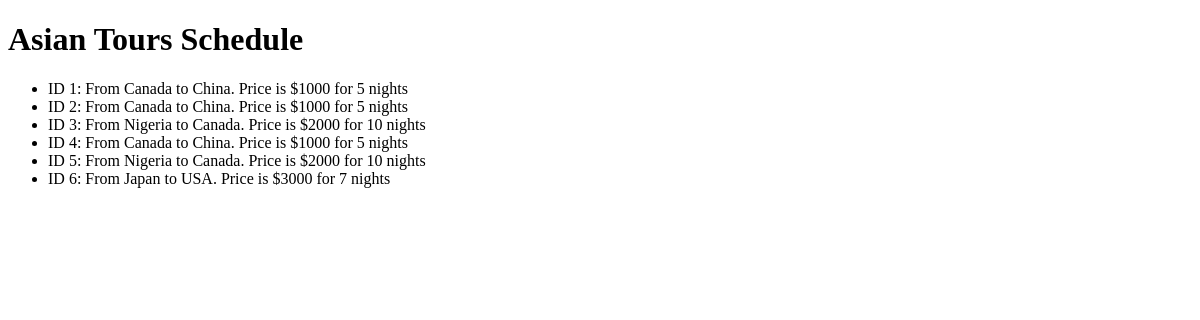
Before: / with the older database file.
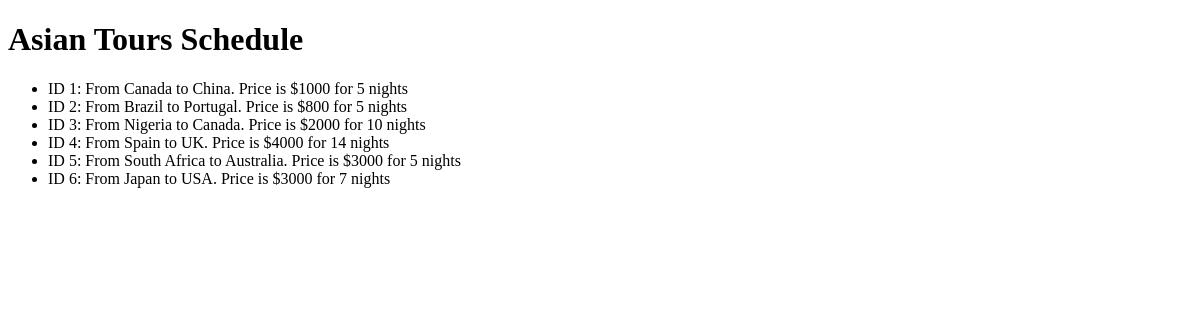
After: the same page with the newer database file.
### asiantouragency/models.py (models this page shows)
class Tour(models.Model):
    origin_country = models.CharField(max_length=64)
    dest_country = models.CharField(max_length=64)
    number_of_nights = models.IntegerField()
    price = models.IntegerField()
    def __str__(self):
        return f"ID {self.id}: From {self.origin_country} to {self.dest_country}. Price is ${self.price} for {self.number_of_nights} nights"

### asiantouragency/views.py (the view)
# urls.py: path('', views.index)
def index(request):
    tours = Tour.objects.all()
    context = {'tours': tours}
    return render(request, 'tours/index.html', context)

### asiantouragency/templates/tours/index.html (shortened to what this page needs)
<!DOCTYPE html>
<html lang="en">
  <head>
  </head>
  <body>
    <h1>Asian Tours Schedule</h1>
    <ul>
      {% for tour in tours %}
      <li>{{ tour }}</li>
      {% endfor %}
    </ul>
  </body>
</html>

Changed rows visible on the page:
changed Tour: id+origin_country+dest_country "ID 2: From Canada to China. Price is $1000 for 5 nights" → "ID 2: From Brazil to Portugal. Price is $800 for 5 nights"
changed Tour: id+origin_country+dest_country "ID 4: From Canada to China. Price is $1000 for 5 nights" → "ID 4: From Spain to UK. Price is $4000 for 14 nights"
changed Tour: id+origin_country+dest_country "ID 5: From Nigeria to Canada. Price is $2000 for 10 nights" → "ID 5: From South Africa to Australia. Price is $3000 for 5 nights"
